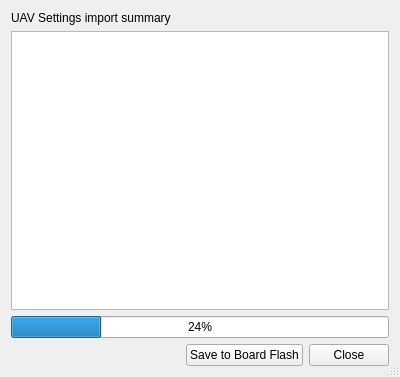
<?xml version="1.0" encoding="UTF-8"?>
<ui version="4.0">
 <class>ImportSummaryDialog</class>
 <widget class="QDialog" name="ImportSummaryDialog">
  <property name="geometry">
   <rect>
    <x>0</x>
    <y>0</y>
    <width>400</width>
    <height>377</height>
   </rect>
  </property>
  <property name="windowTitle">
   <string>Dialog</string>
  </property>
  <property name="sizeGripEnabled">
   <bool>true</bool>
  </property>
  <layout class="QVBoxLayout" name="verticalLayout">
   <item>
    <widget class="QLabel" name="label">
     <property name="text">
      <string>UAV Settings import summary</string>
     </property>
    </widget>
   </item>
   <item>
    <widget class="QTableWidget" name="importSummaryList">
     <property name="horizontalScrollBarPolicy">
      <enum>Qt::ScrollBarAlwaysOff</enum>
     </property>
     <property name="alternatingRowColors">
      <bool>true</bool>
     </property>
     <attribute name="horizontalHeaderMinimumSectionSize">
      <number>10</number>
     </attribute>
     <attribute name="horizontalHeaderStretchLastSection">
      <bool>true</bool>
     </attribute>
     <attribute name="verticalHeaderVisible">
      <bool>false</bool>
     </attribute>
     <attribute name="verticalHeaderStretchLastSection">
      <bool>false</bool>
     </attribute>
    </widget>
   </item>
   <item>
    <widget class="QProgressBar" name="progressBar">
     <property name="value">
      <number>24</number>
     </property>
    </widget>
   </item>
   <item>
    <layout class="QHBoxLayout" name="horizontalLayout">
     <item>
      <spacer name="horizontalSpacer">
       <property name="orientation">
        <enum>Qt::Horizontal</enum>
       </property>
       <property name="sizeHint" stdset="0">
        <size>
         <width>40</width>
         <height>20</height>
        </size>
       </property>
      </spacer>
     </item>
     <item>
      <widget class="QPushButton" name="helpButton">
       <property name="maximumSize">
        <size>
         <width>32</width>
         <height>32</height>
        </size>
       </property>
       <property name="text">
        <string/>
       </property>
       <property name="icon">
        <iconset resource="../coreplugin/core.qrc">
         <normaloff>:/core/images/helpicon.svg</normaloff>:/core/images/helpicon.svg</iconset>
       </property>
       <property name="iconSize">
        <size>
         <width>32</width>
         <height>32</height>
        </size>
       </property>
       <property name="flat">
        <bool>true</bool>
       </property>
      </widget>
     </item>
     <item>
      <widget class="QPushButton" name="saveToFlash">
       <property name="toolTip">
        <string>Save all settings checked above to persistent board storage,
then close the dialog.</string>
       </property>
       <property name="text">
        <string>Save to Board Flash</string>
       </property>
      </widget>
     </item>
     <item>
      <widget class="QPushButton" name="closeButton">
       <property name="toolTip">
        <string>Close this dialog without saving to persistent storage</string>
       </property>
       <property name="text">
        <string>Close</string>
       </property>
      </widget>
     </item>
    </layout>
   </item>
  </layout>
 </widget>
 <resources>
  <include location="../coreplugin/core.qrc"/>
 </resources>
 <connections/>
</ui>
